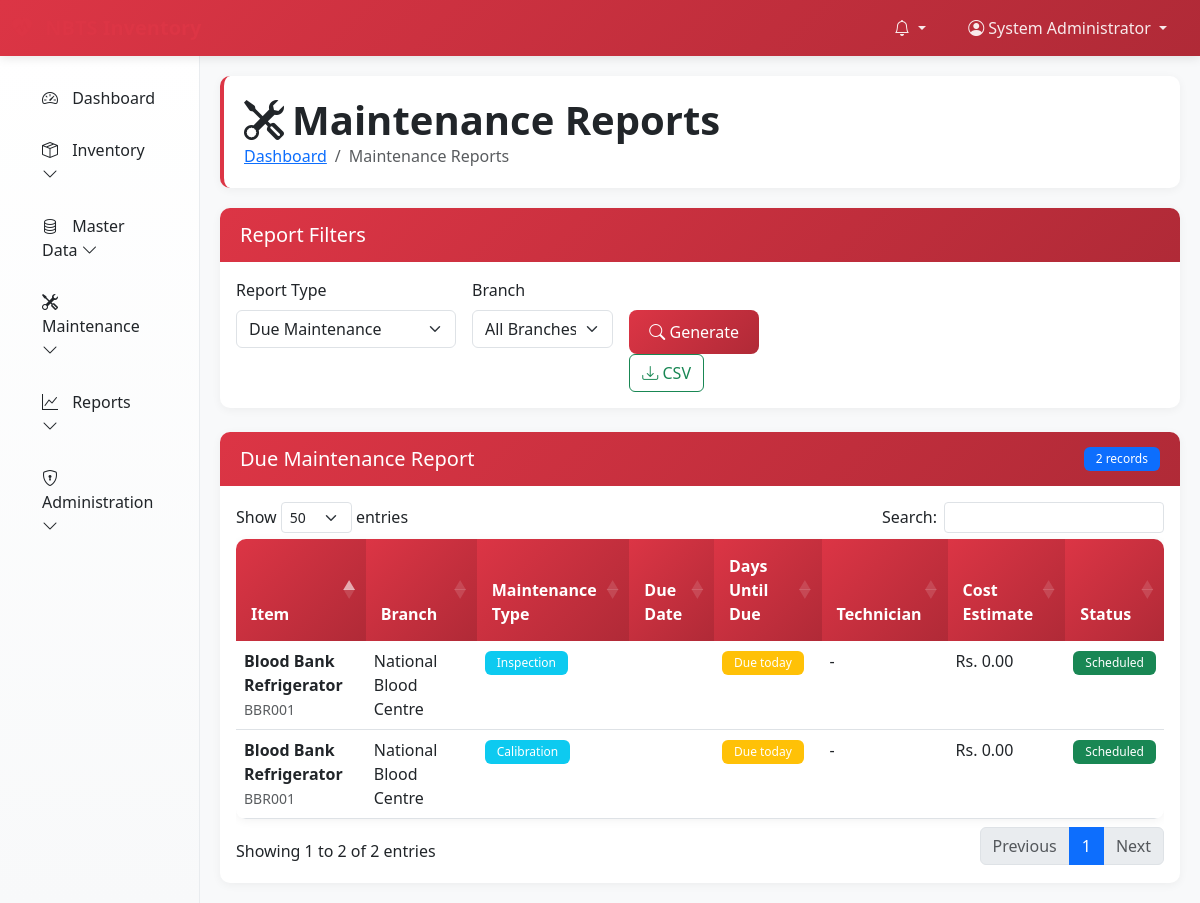
The page /pages/reports/maintenance.php (signed in) on the database its author committed.
### tables this page shows
CREATE TABLE IF NOT EXISTS `maintenance_schedules` (
  `id` int NOT NULL AUTO_INCREMENT,
  `inventory_id` int NOT NULL,
  `maintenance_type` enum('preventive','calibration','repair','inspection') NOT NULL,
  `description` text NOT NULL,
  `frequency_days` int NOT NULL DEFAULT '365',
  `last_maintenance_date` date DEFAULT NULL,
  `next_maintenance_date` date NOT NULL,
  `assigned_technician` varchar(100) DEFAULT NULL,
  `cost_estimate` decimal(10,2) DEFAULT '0.00',
  `status` enum('scheduled','overdue','completed','cancelled') NOT NULL DEFAULT 'scheduled',
  `notes` text,
  `created_at` timestamp NULL DEFAULT CURRENT_TIMESTAMP,
  `updated_at` timestamp NULL DEFAULT CURRENT_TIMESTAMP ON UPDATE CURRENT_TIMESTAMP,
  PRIMARY KEY (`id`),
  KEY `inventory_id` (`inventory_id`),
  KEY `idx_next_maintenance` (`next_maintenance_date`),
  KEY `idx_status` (`status`)
);

CREATE TABLE IF NOT EXISTS `items` (
  `id` int NOT NULL AUTO_INCREMENT,
  `name` varchar(200) NOT NULL,
  `code` varchar(50) NOT NULL,
  `category_id` int NOT NULL,
  `brand` varchar(100) DEFAULT NULL,
  `model` varchar(100) DEFAULT NULL,
  `description` text,
  `unit_of_measure` varchar(20) DEFAULT 'pcs',
  `unit_cost` decimal(10,2) DEFAULT '0.00',
  `reorder_level` int DEFAULT '0',
  `qr_code` varchar(255) DEFAULT NULL,
  `is_active` tinyint(1) NOT NULL DEFAULT '1',
  `created_at` timestamp NULL DEFAULT CURRENT_TIMESTAMP,
  `updated_at` timestamp NULL DEFAULT CURRENT_TIMESTAMP ON UPDATE CURRENT_TIMESTAMP,
  PRIMARY KEY (`id`),
  UNIQUE KEY `code` (`code`),
  KEY `category_id` (`category_id`)
);

CREATE TABLE IF NOT EXISTS `branches` (
  `id` int NOT NULL AUTO_INCREMENT,
  `name` varchar(100) NOT NULL,
  `code` varchar(20) NOT NULL,
  `address` text NOT NULL,
  `city` varchar(50) NOT NULL,
  `district` varchar(50) NOT NULL,
  `phone` varchar(20) DEFAULT NULL,
  `email` varchar(100) DEFAULT NULL,
  `manager_name` varchar(100) DEFAULT NULL,
  `is_active` tinyint(1) NOT NULL DEFAULT '1',
  `created_at` timestamp NULL DEFAULT CURRENT_TIMESTAMP,
  `updated_at` timestamp NULL DEFAULT CURRENT_TIMESTAMP ON UPDATE CURRENT_TIMESTAMP,
  PRIMARY KEY (`id`),
  UNIQUE KEY `code` (`code`)
);

### config/database.php (called while the page is built, shortened)
<?php
function getDatabaseConnection() {
    static $connection = null;
    if ($connection === null) {
        try {
            $connection = new mysqli(DB_HOST, DB_USERNAME, DB_PASSWORD, DB_NAME);
            $connection->set_charset(DB_CHARSET);
            $connection->query("SET time_zone = '+05:30'");
        } catch (Exception $e) {
            error_log("Database connection error: " . $e->getMessage());
            die("Database connection failed. Please check configuration.");
        }
    }
    return $connection;
}
function executeQuery($query, $params = [], $types = '') {
    $conn = getDatabaseConnection();
    $stmt = $conn->prepare($query);
    if (!empty($params)) {
        $stmt->bind_param($types, ...$params);
    }
    $result = $stmt->execute();
    return $stmt;
}
function fetchAll($query, $params = [], $types = '') {
    $stmt = executeQuery($query, $params, $types);
    $result = $stmt->get_result();
    return $result->fetch_all(MYSQLI_ASSOC);
}
?>

### config/config.php (called while the page is built, shortened)
<?php
require_once 'database.php';
function formatCurrency($amount) {
    $amount = is_numeric($amount) ? $amount : 0;
    return 'Rs. ' . number_format($amount, 2);
}
?>

### pages/reports/maintenance.php (the view, shortened to what this page needs)
<?php
require_once '../../config/config.php';
require_once '../../includes/functions.php';
$branch_id = ($_SESSION['user_role'] === 'admin' || $_SESSION['user_role'] === 'auditor') ? null : $_SESSION['user_branch_id'];
$report_type = $_GET['report_type'] ?? 'due_maintenance';
$report_title = '';
switch ($report_type) {
    case 'due_maintenance':
        $report_title = 'Due Maintenance Report';
        $query = "
            SELECT ms.*, i.name as item_name, i.code as item_code, b.name as branch_name,
                   inv.serial_number, inv.location,
                   DATEDIFF(ms.next_maintenance_date, CURDATE()) as days_until_due
            FROM maintenance_schedules ms
            JOIN inventory inv ON ms.inventory_id = inv.id
            JOIN items i ON inv.item_id = i.id
            JOIN branches b ON inv.branch_id = b.id
            WHERE ms.status IN ('scheduled', 'overdue')
            AND ms.next_maintenance_date <= DATE_ADD(CURDATE(), INTERVAL 30 DAY)
        ";
        break;
}
$params = [];
$types = '';
switch ($report_type) {
    case 'due_maintenance':
        $query .= " ORDER BY ms.next_maintenance_date ASC";
        break;
}
$report_data = fetchAll($query, $params, $types);
include '../../includes/header.php';
?>
<div class="page-header fade-in">
    <div class="d-flex justify-content-between align-items-center">
        <div>
            <h1><i class="bi bi-tools me-2"></i>Maintenance Reports</h1>
            <nav aria-label="breadcrumb">
                <ol class="breadcrumb">
                    <li class="breadcrumb-item"><a href="<?php echo BASE_URL; ?>/pages/dashboard.php">Dashboard</a></li>
                    <li class="breadcrumb-item active">Maintenance Reports</li>
                </ol>
            </nav>
        </div>
    </div>
</div>
<div class="card mb-4 fade-in">
    <div class="card-header">
        <h5 class="mb-0">Report Filters</h5>
    </div>
    <div class="card-body">
        <form method="GET" class="row g-3">
            <div class="col-md-3">
                <label for="report_type" class="form-label">Report Type</label>
                <select class="form-select" id="report_type" name="report_type" onchange="this.form.submit()">
                    <option value="due_maintenance" <?php echo $report_type === 'due_maintenance' ? 'selected' : ''; ?>>Due Maintenance</option>
                </select>
            </div>
            <?php if (!$branch_id): ?>
                <div class="col-md-2">
                    <label for="branch_id" class="form-label">Branch</label>
                    <select class="form-select" id="branch_id" name="branch_id">
                        <option value="">All Branches</option>
                    </select>
                </div>
            <?php endif; ?>
            <div class="col-md-2">
                <label class="form-label">&nbsp;</label>
                <div>
                    <button type="submit" class="btn btn-primary me-2">
                        <i class="bi bi-search"></i> Generate
                    </button>
                    <a href="?<?php echo http_build_query(array_merge($_GET, ['export' => 'csv'])); ?>"
                       class="btn btn-outline-success">
                        <i class="bi bi-download"></i> CSV
                    </a>
                </div>
            </div>
        </form>
    </div>
</div>
<div class="card fade-in">
    <div class="card-header d-flex justify-content-between align-items-center">
        <h5 class="mb-0"><?php echo $report_title; ?></h5>
        <span class="badge bg-primary"><?php echo count($report_data); ?> records</span>
    </div>
    <div class="card-body">
        <div class="table-responsive">
            <table class="table table-hover" id="reportTable">
                <thead>
                    <tr>
                        <?php if ($report_type === 'due_maintenance'): ?>
                            <th>Item</th>
                            <th>Branch</th>
                            <th>Maintenance Type</th>
                            <th>Due Date</th>
                            <th>Days Until Due</th>
                            <th>Technician</th>
                            <th>Cost Estimate</th>
                            <th>Status</th>
                        <?php endif; ?>
                    </tr>
                </thead>
                <tbody>
                    <?php if (!empty($report_data)): ?>
                        <?php foreach ($report_data as $row): ?>
                            <tr>
                                <?php if ($report_type === 'due_maintenance'): ?>
                                    <td>
                                        <div>
                                            <strong><?php echo htmlspecialchars($row['item_name']); ?></strong><br>
                                            <small class="text-muted"><?php echo htmlspecialchars($row['item_code']); ?></small>
                                        </div>
                                    </td>
                                    <td><?php echo htmlspecialchars($row['branch_name']); ?></td>
                                    <td><span class="badge bg-info"><?php echo ucfirst($row['maintenance_type']); ?></span></td>
                                    <td><?php echo formatDate($row['next_maintenance_date']); ?></td>
                                    <td>
                                        <?php if ($row['days_until_due'] < 0): ?>
                                            <span class="badge bg-danger"><?php echo abs($row['days_until_due']); ?> days overdue</span>
                                        <?php elseif ($row['days_until_due'] == 0): ?>
                                            <span class="badge bg-warning">Due today</span>
                                        <?php else: ?>
                                            <span class="badge bg-success"><?php echo $row['days_until_due']; ?> days</span>
                                        <?php endif; ?>
                                    </td>
                                    <td><?php echo htmlspecialchars($row['assigned_technician'] ?: '-'); ?></td>
                                    <td><?php echo formatCurrency($row['cost_estimate']); ?></td>
                                    <td>
                                        <?php if ($row['days_until_due'] < 0): ?>
                                            <span class="badge bg-danger">Overdue</span>
                                        <?php else: ?>
                                            <span class="badge bg-success">Scheduled</span>
                                        <?php endif; ?>
                                    </td>
                                <?php endif; ?>
                            </tr>
                        <?php endforeach; ?>
                    <?php endif; ?>
                </tbody>
            </table>
        </div>
    </div>
</div>
<?php
include '../../includes/footer.php';
?>

### includes/header.php (style rules this page uses)
:root { --nbts-primary: #dc3545; --nbts-secondary: #0d6efd; --nbts-success: #198754; --nbts-warning: #ffc107; --nbts-danger: #dc3545; --nbts-info: #0dcaf0; --nbts-light: #f8f9fa; --nbts-dark: #212529; }
.page-header { background: white; padding: 20px; border-radius: 10px; box-shadow: 0 2px 10px rgba(0,0,0,0.05); margin-bottom: 20px; border-left: 4px solid var(--nbts-primary); }
.page-header h1 { margin: 0; color: var(--nbts-dark); font-weight: 600; }
.page-header .breadcrumb { margin: 0; background: none; padding: 0; }
.card { border: none; border-radius: 10px; box-shadow: 0 2px 10px rgba(0,0,0,0.05); transition: transform 0.3s ease, box-shadow 0.3s ease; }
.card-header { background: linear-gradient(135deg, var(--nbts-primary), #b02a37); color: white; border-radius: 10px 10px 0 0 !important; padding: 15px 20px; border: none; font-weight: 600; }
.btn-primary { background: linear-gradient(135deg, var(--nbts-primary), #b02a37); border: none; border-radius: 8px; font-weight: 500; padding: 10px 20px; transition: all 0.3s ease; }
.table { background: white; border-radius: 10px; overflow: hidden; box-shadow: 0 2px 10px rgba(0,0,0,0.05); }
.table thead th { background: linear-gradient(135deg, var(--nbts-primary), #b02a37); color: white; font-weight: 600; border: none; padding: 15px; }
.table tbody tr { transition: background-color 0.3s ease; }
.badge { font-weight: 500; border-radius: 6px; padding: 6px 12px; }
.fade-in { animation: fadeIn 0.5s ease-in-out; }

### rows shown on the page
maintenance_schedules: items.name "Blood Bank Refrigerator", items.code "BBR001", branches.name "National Blood Centre", maintenance_type "Inspection", assigned_technician "-", cost_estimate "Rs. 0.00"
maintenance_schedules: items.name "Blood Bank Refrigerator", items.code "BBR001", branches.name "National Blood Centre", maintenance_type "Calibration", assigned_technician "-", cost_estimate "Rs. 0.00"

### other values the page prints
$_SESSION['user_name'] "System Administrator"
$report_title "Due Maintenance Report"
count($report_data) "2"
